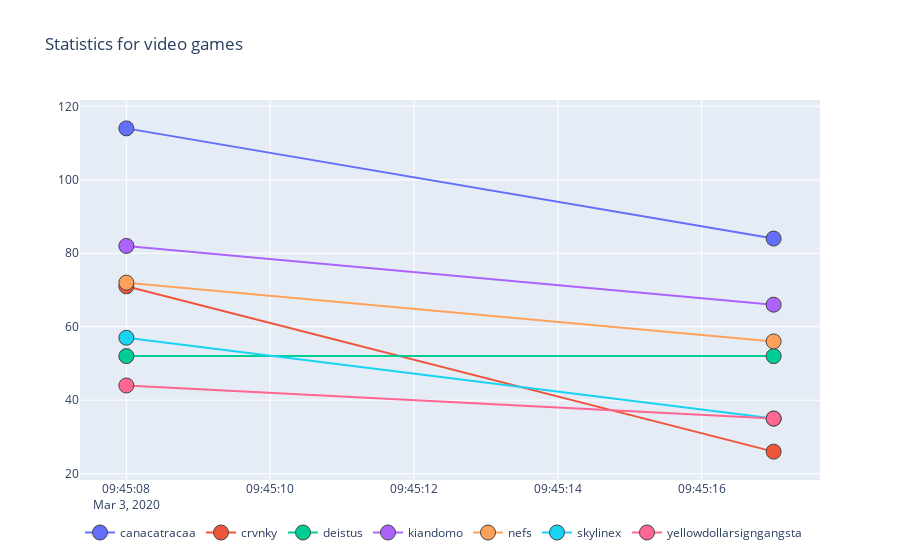

Write notebook code for a chart like this one.
### Code cell
fig = go.Figure(data=data, layout=layout)
fig.update_layout(legend_orientation="h")
fig.show()

### Figure 1 — Plotly figure (JSON) as saved in the notebook; plotly's stock layout.template omitted (floating-point values rounded to 4 significant figures)
{"data": [{"marker": {"line": {"width": 1}, "size": 15}, "name": "canacatracaa", "type": "scatter", "x": ["2020-03-03T09:45:08Z", "2020-03-03T09:45:17Z"], "y": [114, 84]}, {"marker": {"line": {"width": 1}, "size": 15}, "name": "crvnky", "type": "scatter", "x": ["2020-03-03T09:45:08Z", "2020-03-03T09:45:17Z"], "y": [71, 26]}, {"marker": {"line": {"width": 1}, "size": 15}, "name": "deistus", "type": "scatter", "x": ["2020-03-03T09:45:08Z", "2020-03-03T09:45:17Z"], "y": [52, 52]}, {"marker": {"line": {"width": 1}, "size": 15}, "name": "kiandomo", "type": "scatter", "x": ["2020-03-03T09:45:08Z", "2020-03-03T09:45:17Z"], "y": [82, 66]}, {"marker": {"line": {"width": 1}, "size": 15}, "name": "nefs", "type": "scatter", "x": ["2020-03-03T09:45:08Z", "2020-03-03T09:45:17Z"], "y": [72, 56]}, {"marker": {"line": {"width": 1}, "size": 15}, "name": "skylinex", "type": "scatter", "x": ["2020-03-03T09:45:08Z", "2020-03-03T09:45:17Z"], "y": [57, 35]}, {"marker": {"line": {"width": 1}, "size": 15}, "name": "yellowdollarsigngangsta", "type": "scatter", "x": ["2020-03-03T09:45:08Z", "2020-03-03T09:45:17Z"], "y": [44, 35]}], "layout": {"legend": {"orientation": "h"}, "title": {"text": "Statistics for video games"}}}
